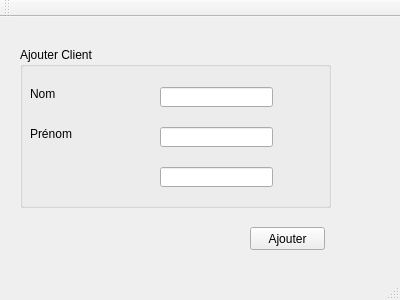
<?xml version="1.0" encoding="UTF-8"?>
<ui version="4.0">
 <class>MainWindow</class>
 <widget class="QMainWindow" name="MainWindow">
  <property name="geometry">
   <rect>
    <x>0</x>
    <y>0</y>
    <width>400</width>
    <height>300</height>
   </rect>
  </property>
  <property name="windowTitle">
   <string>Gestion des Clients</string>
  </property>
  <property name="styleSheet">
   <string notr="true"> QPushButton#evilButton {
     background-color: red;
     border-style: outset;
     border-width: 2px;
     border-radius: 10px;
     border-color: beige;
     font: bold 14px;
     min-width: 10em;
     padding: 6px;
 }
 QPushButton#evilButton:pressed {
     background-color: rgb(224, 0, 0);
     border-style: inset;
 }</string>
  </property>
  <widget class="QWidget" name="centralWidget">
   <widget class="QGroupBox" name="groupBox">
    <property name="geometry">
     <rect>
      <x>20</x>
      <y>30</y>
      <width>311</width>
      <height>161</height>
     </rect>
    </property>
    <property name="title">
     <string>Ajouter Client</string>
    </property>
    <widget class="QLabel" name="label">
     <property name="geometry">
      <rect>
       <x>10</x>
       <y>40</y>
       <width>47</width>
       <height>13</height>
      </rect>
     </property>
     <property name="text">
      <string>Nom</string>
     </property>
    </widget>
    <widget class="QLabel" name="label_2">
     <property name="geometry">
      <rect>
       <x>10</x>
       <y>80</y>
       <width>47</width>
       <height>13</height>
      </rect>
     </property>
     <property name="text">
      <string>Prénom</string>
     </property>
    </widget>
    <widget class="QLineEdit" name="lineEdit">
     <property name="geometry">
      <rect>
       <x>140</x>
       <y>40</y>
       <width>113</width>
       <height>20</height>
      </rect>
     </property>
    </widget>
    <widget class="QLineEdit" name="lineEdit_2">
     <property name="geometry">
      <rect>
       <x>140</x>
       <y>80</y>
       <width>113</width>
       <height>20</height>
      </rect>
     </property>
    </widget>
    <widget class="QLineEdit" name="lineEdit_3">
     <property name="geometry">
      <rect>
       <x>140</x>
       <y>120</y>
       <width>113</width>
       <height>20</height>
      </rect>
     </property>
    </widget>
   </widget>
   <widget class="QPushButton" name="pushButton">
    <property name="geometry">
     <rect>
      <x>250</x>
      <y>210</y>
      <width>75</width>
      <height>23</height>
     </rect>
    </property>
    <property name="text">
     <string>Ajouter</string>
    </property>
   </widget>
  </widget>
  <widget class="QMenuBar" name="menuBar">
   <property name="geometry">
    <rect>
     <x>0</x>
     <y>0</y>
     <width>400</width>
     <height>22</height>
    </rect>
   </property>
  </widget>
  <widget class="QToolBar" name="mainToolBar">
   <attribute name="toolBarArea">
    <enum>TopToolBarArea</enum>
   </attribute>
   <attribute name="toolBarBreak">
    <bool>false</bool>
   </attribute>
  </widget>
  <widget class="QStatusBar" name="statusBar"/>
 </widget>
 <layoutdefault spacing="6" margin="11"/>
 <resources/>
 <connections/>
</ui>
